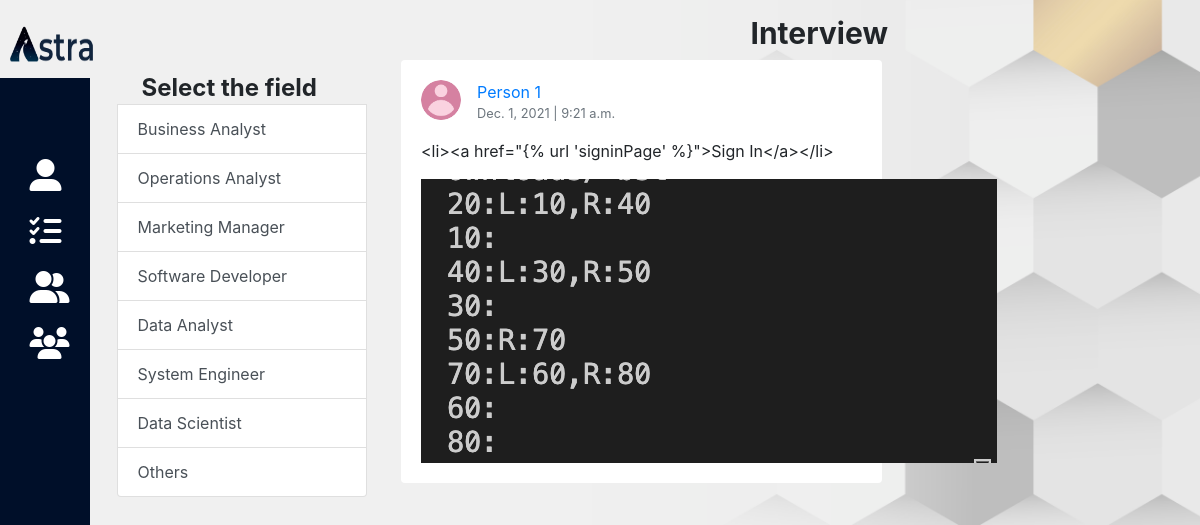
Page /interview/ on the committed database.
### accounts/models.py (models this page shows)
class InterviewInput(models.Model):
    interview_info = models.CharField(max_length=120000000000000000)
    interview_category = models.CharField(max_length = 120, default = "Others")
    interview_image = models.ImageField(upload_to="images", null=True, blank=True)
    interview_date = models.DateField(auto_now_add=True)  # kriti
    interview_time = models.TimeField(auto_now_add=True)  # kriti

### accounts/views.py (the view, shortened to what this page needs)
# urls.py: path('interview/', views.InterviewPage, name="InterviewPage"),
def InterviewPage(request):
    interview_list = InterviewInput.objects.all().order_by('-interview_date', '-interview_time')  #kriti
    return render(request, 'interview1.html',{'interview_list': interview_list})#kriti

### templates/interview1.html (shortened to what this page needs)
{% load static %}
<!DOCTYPE html>
<html lang="en">
<head>
  <link href="https://cdn.jsdelivr.net/npm/bootstrap@5.1.3/dist/css/bootstrap.min.css" rel="stylesheet"
>
  <link rel="stylesheet" href="https://cdn.jsdelivr.net/npm/bootstrap@4.5.3/dist/css/bootstrap.min.css"
>
</head>
<body>
  <header class="heading"><img src="{% static 'images/astralogo.png' %}" alt="">
    <span class="name">Interview</span>
  </header>
  <section class="main">
    <span>
      <div class="navigation">
        <ul class="menu "><br>
          <li class="nav-item ">
            <a class="nav-link" href="{% url 'home' %}"><i class="fas  fa-2x fa-user-alt"></i></a>
          </li>
          <li class="nav-item">
            <a class="nav-link mid " href="{% url 'ProjectPage' %}"><i class="fas fa-2x fa-tasks "></i></a>
          <li class="nav-item">
            <a class="nav-link mid" href="{% url 'InterviewPage' %}"><i class="fas fa-2x fa-user-friends"></i></a>
          </li>
          <li class="nav-item about">
            <a class="nav-link" href="{% url 'aboutusPage' %}"><i class="fas fa-2x fa-users"></i></a>
          </li>
        </ul>
      </div>
    </span>
    <span>
      <div class="list-group">
        <p class="lihead">Select the field</p>
        <a href="#" class="list-group-item list-group-item-action">Business Analyst</a>
        <a href="#" class="list-group-item list-group-item-action">Operations Analyst</a>
        <a href="#" class="list-group-item list-group-item-action">Marketing Manager</a>
        <a href="#" class="list-group-item list-group-item-action">Software Developer</a>
        <a href="#" class="list-group-item list-group-item-action">Data Analyst</a>
        <a href="#" class="list-group-item list-group-item-action">System Engineer</a>
        <a href="#" class="list-group-item list-group-item-action">Data Scientist</a>
        <a href="#" class="list-group-item list-group-item-action">Others</a>
      </div>
    </span>
    <span>
      <br>
      <div class="content">
        <div class="media">
          <div class="container posts-content">
            <div class="column">
              {%for interview in interview_list%}
              <div class="col-lg-12">
                <div class="card mb-8">
                  <div class="card-body">
                    <div class="media mb-3">
                      <img src="{% static 'images/prof.png' %}"
                        class="d-block ui-w-40 rounded-circle" alt="">
                      <div class="media-body ml-3">
                        <a href="#">Person 1</a>
                        <div class="text-muted small">{{interview.interview_date}} | {{interview.interview_time}}</div>
                      </div>
                    </div>
                    <p>
                      {{interview.interview_info}}
                    </p>
                    {%if interview.interview_image%}
                      <img src="{{interview.interview_image.url}}" alt="">
                    {%endif%}
                  </div>
                </div>
              </div>
              <br>
              {%endfor%}
            </div>
          </div>
    </span>
  </section>
</body>
</html>

### rows in the picture
InterviewInput: interview_date "Dec. 1, 2021", interview_time "9:21 a.m.", interview_info "<li><a href=\"{% url 'signinPage' %}\">Sign In</a></li>", interview_image (picture)
